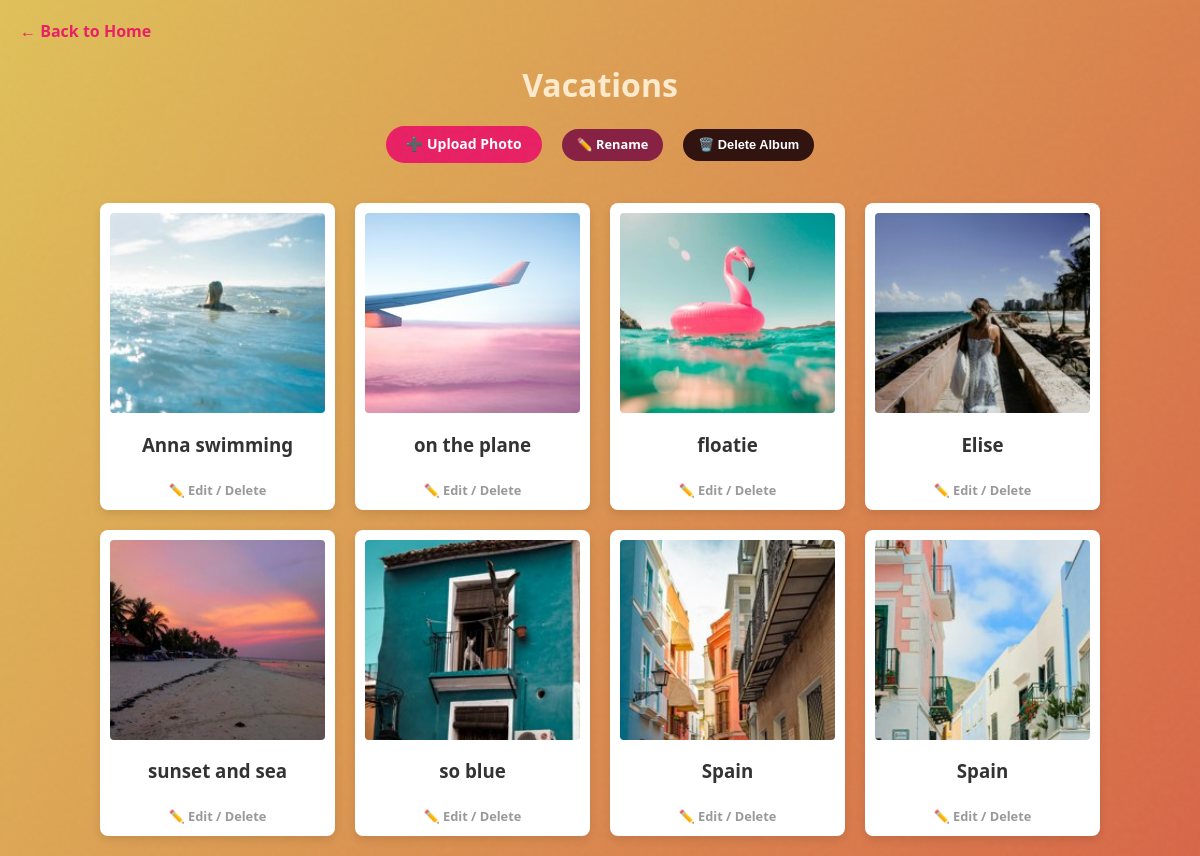
Page /folder/1/ (signed in) on the committed database.
### gallery/models.py (models this page shows, shortened)
class Folder(models.Model):
    name = models.CharField(max_length=100)
    user = models.ForeignKey(User, on_delete=models.CASCADE)

class Image(models.Model):
    image_file = models.ImageField(upload_to='images/')
    thumbnail_file = models.ImageField(upload_to='thumbnails/', blank=True, null=True)
    title = models.CharField(max_length=100)
    description = models.TextField(blank=True)
    folder = models.ForeignKey(Folder, on_delete=models.CASCADE)
    tags = models.ManyToManyField(Tag, blank=True)
    user = models.ForeignKey(User, on_delete=models.CASCADE)

### gallery/views.py (the view)
# urls.py: path('folder/<int:folder_id>/', folder_detail, name='folder_detail'),
@login_required
def folder_detail(request, folder_id):
    folder = get_object_or_404(Folder, id=folder_id, user=request.user)
    images = folder.image_set.all()
    return render(request, 'folder_detail.html', {'folder': folder, 'images': images})

### gallery/templates/folder_detail.html (shortened to what this page needs)
{% load static %}
<!DOCTYPE html>
<html>
<head>
    <link rel="stylesheet" href="{% static 'style.css' %}">
</head>
<body>
    <div class="container">
        <div style="margin-bottom: 20px;">
            <a href="{% url 'home' %}">← Back to Home</a>
        </div>
        <div style="text-align: center; margin-bottom: 40px;">
            <h1 style="margin-bottom: 20px; color: blanchedalmond;">{{ folder.name }}</h1>
            {% if folder.user == request.user %}
                <div style="display: flex; gap: 20px; justify-content:center; align-items: center;">
                    <div>
                        <a href="/upload/" class="btn">➕ Upload Photo</a>
                    </div>
                    <a href="{% url 'edit_folder' folder.id %}" class="btn" style="background: #882244; font-size: 0.8em; padding: 8px 15px;">
                        ✏️ Rename
                    </a>
                    <form action="{% url 'delete_folder' folder.id %}" method="post" style="margin: 0;"
                          onsubmit="return confirm('⚠️ ARE YOU SURE?\n\nThis will delete the album AND all photos inside it.\nThis cannot be undone.');">
                        <button type="submit" class="btn" style="background-color: #311310; font-size: 0.8em; padding: 8px 15px;">
                            🗑️ Delete Album
                        </button>
                    </form>
                </div>
            {% endif %}
        </div>
        <div class="gallery-grid">
            {% for image in images %}
                <div class="photo-card"
                     data-url="{{ image.image_file.url }}"
                     data-title="{{ image.title }}"
                     data-desc="{{ image.description }}"
                     data-tags="{% for tag in image.tags.all %}#{{ tag.name }} {% endfor %}"
                     onclick="openModal(this)">
                    {% if image.thumbnail_file %}
                        <img src="{{ image.thumbnail_file.url }}">
                    {% else %}
                        <img src="{{ image.image_file.url }}">
                    {% endif %}
                    <div class="card-body">
                        <h3 class="card-title">{{ image.title }}</h3>
                        {% if image.user == request.user %}
                            <a href="{% url 'edit_image' image.id %}"
                               style="font-size: 0.8em; color: #999; display: inline-block; margin-top: 5px; z-index: 10;"
                               onclick="event.stopPropagation()">
                               ✏️ Edit / Delete
                            </a>
                        {% endif %}
                    </div>
                </div>
            {% empty %}
                <p style="text-align: center; width: 100%; grid-column: 1 / -1;">No photos in this album yet.</p>
            {% endfor %}
            </div>
    </div>
</body>
</html>

### static/style.css (style rules this page uses)
body { font-family: 'Segoe UI', Tahoma, Geneva, Verdana, sans-serif; color: #333; margin: 0; padding: 20px; background: linear-gradient(120deg, #e0c159 0%, #d86647 100%); min-height: 100vh; }
body::before { content: ""; position: fixed; top: 0; left: 0; width: 100%; height: 100%; opacity: 0.05; z-index: 2; pointer-events: none; }
h1, h2 { color: #2c3e50; text-align: center; }
a { color: #e91e63; text-decoration: none; font-weight: bold; }
button, .btn { height: fit-content; z-index: 2000; padding: 10px 20px; background-color: #e91e63; color: white !important; border: none; border-radius: 25px; cursor: pointer; font-size: 14px; font-weight: bold; transition: transform 0.1s, background-color 0.2s; text-decoration: none !important; display: inline-flex; align-items: center; justify-content: center; line-height: 1.2; margin: 0; }
form { z-index: 2000; text-align: center; margin-bottom: 30px; }
.gallery-grid { z-index: 2000; display: grid; grid-template-columns: repeat(auto-fill, minmax(200px, 1fr)); gap: 20px; max-width: 1000px; margin: 0 auto; }
.photo-card { z-index: 2000; background: white; padding: 10px; border-radius: 8px; box-shadow: 0 4px 10px rgba(0,0,0,0.1); text-align: center; transition: transform 0.2s; cursor: pointer; }
.photo-card img { z-index: 2000; width: 100%; height: 200px; object-fit: cover; border-radius: 4px; display: block; }

### rows in the picture
Folder: name "Vacations"
Image: thumbnail_file (picture), title "Anna swimming", shows "✏️ Edit / Delete"
Image: thumbnail_file (picture), title "on the plane", shows "✏️ Edit / Delete"
Image: thumbnail_file (picture), title "floatie", shows "✏️ Edit / Delete"
Image: thumbnail_file (picture), title "Elise", shows "✏️ Edit / Delete"
Image: thumbnail_file (picture), title "sunset and sea", shows "✏️ Edit / Delete"
Image: thumbnail_file (picture), title "so blue", shows "✏️ Edit / Delete"
Image: thumbnail_file (picture), title "Spain", shows "✏️ Edit / Delete"
Image: thumbnail_file (picture), title "Spain", shows "✏️ Edit / Delete"
